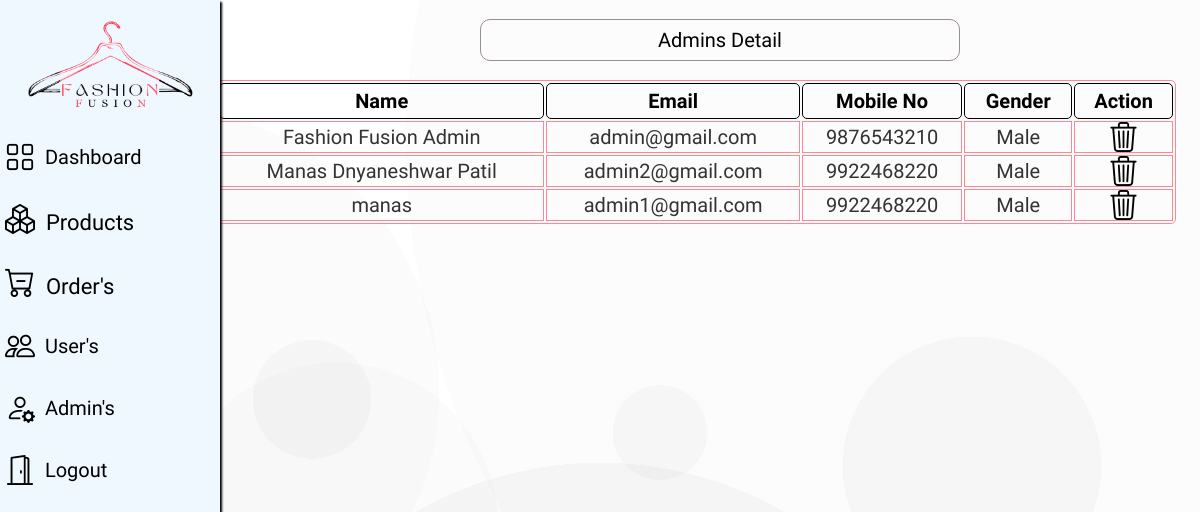
The page /Admin/adminstable.php (signed in) on the database as committed earlier.
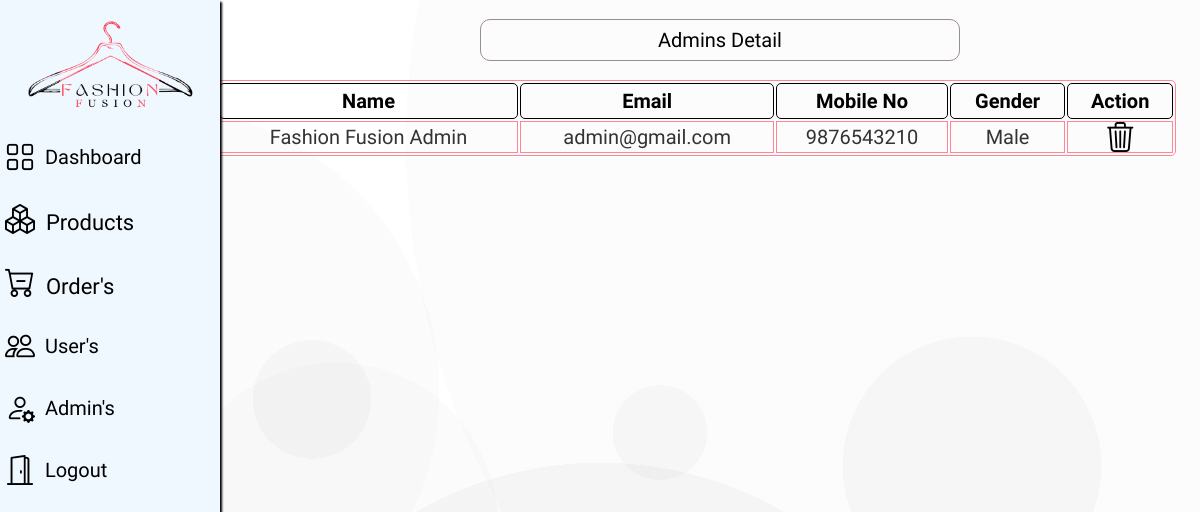
The same page on the database as committed later.
### tables this page shows
CREATE TABLE `admin_detail` (
  `id` int(50) NOT NULL,
  `name` varchar(50) NOT NULL,
  `admin_email` varchar(50) NOT NULL,
  `contactno` varchar(50) NOT NULL,
  `gender` varchar(50) NOT NULL,
  `password` varchar(50) NOT NULL
);

### Admin/adminstable.php (the view, shortened to what this page needs)
<html>
<head>
    <link rel="stylesheet" href="css/styles.css">
    <link rel="stylesheet" href="css/p_detail.css">
    <link rel="stylesheet" href="https://cdn.jsdelivr.net/npm/bootstrap-icons@1.11.3/font/bootstrap-icons.min.css">
</head>
<body>
   <div class="side-menu">
        <?php @include 'header.php';?>
    </div>
   <div class="container">
<center>
<p class="message">Admins Detail</p>
<div class="container">
<section class="display-product-table">
   <table>
      <thead>
         <th>Name</th>
         <th>Email</th>
         <th>Mobile No</th>
         <th>Gender</th>
         <th>Action</th>
      </thead>
      <tbody>
         <?php
         mysqli_select_db($con, "fashionfusion");
         $q1 = "SELECT * FROM `admin_detail`";
         $result = mysqli_query($con, $q1);
         if(mysqli_num_rows($result) > 0){
         while($row = mysqli_fetch_assoc($result)){
         ?>
         <tr>
         <td><?php echo htmlspecialchars($row['name']); ?></td>
<td><?php echo htmlspecialchars($row['admin_email']); ?></td>
<td><?php echo htmlspecialchars($row['contactno']); ?></td>
<td><?php echo htmlspecialchars($row['gender']); ?></td>
            <td>
               <a title="Delete" href="adminstable.php?delete=<?php echo $row['id']; ?>"onclick="return confirm('are your sure you want to delete this?');"> <i class="bi bi-trash3"></i></a>
            </td>
         </tr><?php
                  }
                  }
               ?>
      </tbody>
   </table>
</section>
</div>
</body>
</html>

Rows that differ between the two databases and show on the page:
removed admin_detail: name "Manas Dnyaneshwar Patil", admin_email "admin2@gmail.com", contactno "9922468220", gender "Male"
removed admin_detail: name "manas", admin_email "admin1@gmail.com", contactno "9922468220", gender "Male"
